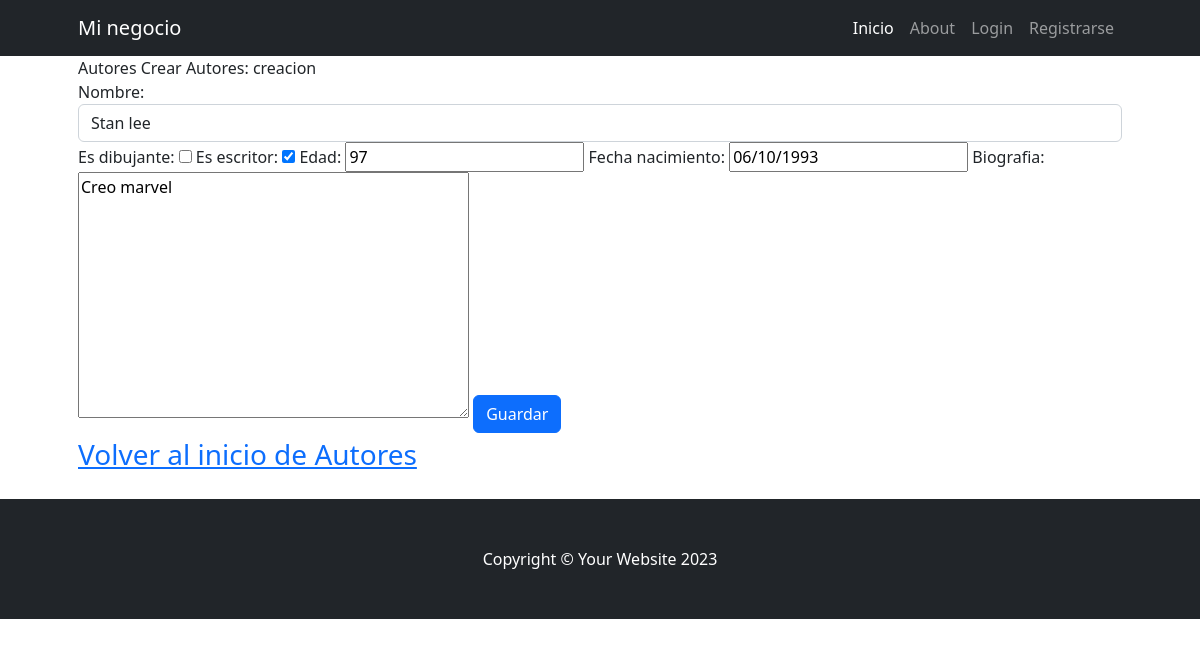
/autores/autores/update/1, run on the app's committed database.
### autores/models.py (models this page shows, shortened)
class Autor(models.Model):
    nombre = models.CharField(max_length=100)
    es_dibujante = models.BooleanField(default=False)
    es_escritor = models.BooleanField(default=False)
    edad = models.IntegerField()
    fecha_nacimiento = models.DateField()
    biografia = models.TextField()
    class Meta:
        verbose_name = "Autor"
        verbose_name_plural = "Autores"

### autores/views.py (the view)
# urls.py: path('autores/update/<int:pk>', views.AutorUpdateView.as_view(), name='autores_update'),
class AutorUpdateView(UpdateView):
    model = models.Autor
    form_class = forms.AutorForm
    template_name = 'autores/autores_form.html'
    success_url = reverse_lazy('autores_list')

### autores/forms.py
class AutorForm(forms.ModelForm):
    class Meta:
        model = Autor
        fields = "__all__"
        widgets = {
            "nombre": forms.TextInput(attrs={"class": "form-control"}),
            "numero del nivel": forms.TextInput(attrs={"class": "form-control"}),
            "descripcion": forms.TextInput(attrs={"class": "form-control"}),
        }

### autores/templates/autores/autores_form.html (shortened to what this page needs)
{% extends 'core/base.html' %}
{% block titulo %}
Autores
    {% if form.intance.pk %}
    Editar
    {% else %}
    Crear
    {% endif %}
Autores: creacion
{% endblock titulo %}
{% block contenido %}
    <form action="" method="post">
        {{ form.as_table }}
        <button type="submit" class="btn btn-primary">Guardar</button>
    </form>
    <div class="fs-3 pb-4 ">
        <a href="{% url 'autores:home' %} ">Volver al inicio de Autores</a>
    </div>
{% endblock contenido %}

### data on the page
Autor: nombre "Stan lee", es_escritor "☑", edad "97", fecha_nacimiento "06/10/1993", biografia "Creo marvel"
